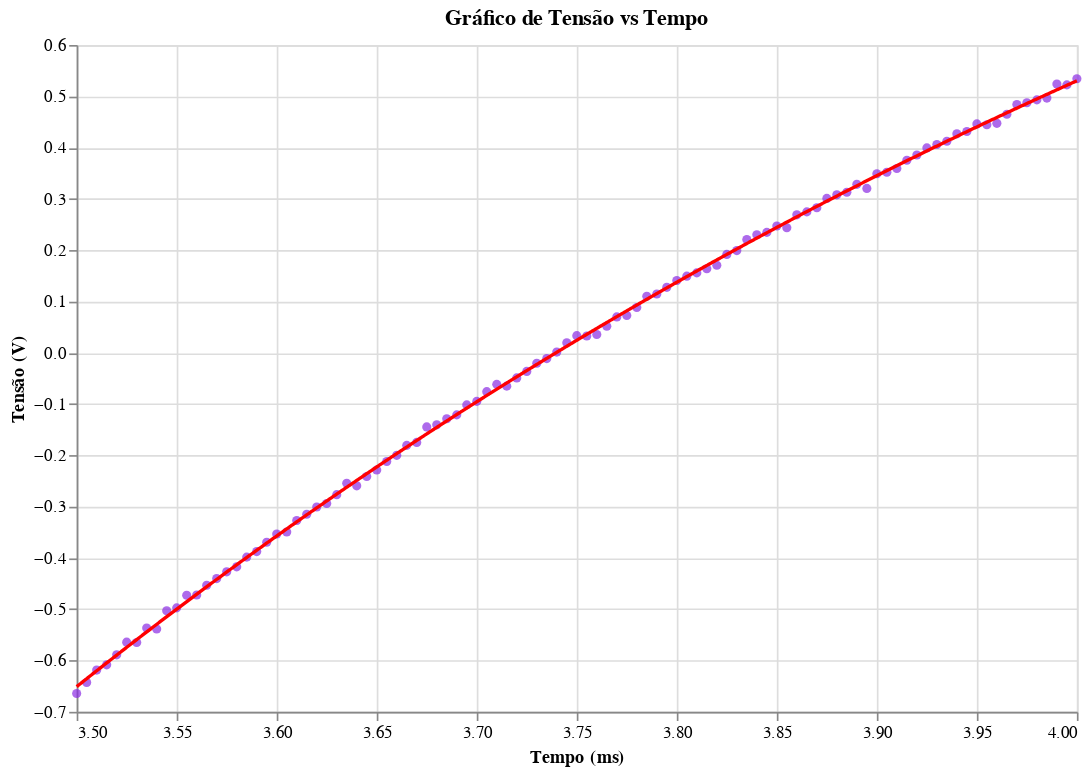

Write notebook code for a chart like this one.
### Markdown cell above
Dados subindo:

### Code cell
path = "RC-01.csv"

dado_sub = aj.slicing_data(path,[2,12],ascending=True) #Dados filtrados

dado_sub_regres, b = aj.regres_exp(dado_sub,[2,12]) #Dados da regressão e o parâmetro b

(aj.data_x_regression(dado_sub,dado_sub_regres)).display() #Gráfico

tal_sb = 1/(b*1000)

### Figure 1 — Vega-Lite specification as saved in the notebook (floating-point values rounded to 4 significant figures; data arrays with more than 128 entries replaced by an {"elided": "..."} marker saying what was removed)
{"config": {"view": {"continuousWidth": 300, "continuousHeight": 300}}, "layer": [{"data": {"name": "data-22e69303f39705e68f712a1b447599d6"}, "mark": {"type": "circle", "color": "blueviolet"}, "encoding": {"x": {"field": "Time", "scale": {"domain": [3.5, 4.0]}, "title": "Tempo (ms)", "type": "quantitative"}, "y": {"field": "U_b", "title": "Tensão (V)", "type": "quantitative"}}, "title": "Gráfico de Tensão vs Tempo"}, {"data": {"name": "data-4a0e6cbff4e257c22c7ed24542209b3e"}, "mark": {"type": "line", "color": "red"}, "encoding": {"x": {"field": "Time", "scale": {"domain": [3.5, 4.0]}, "title": "Tempo (ms)", "type": "quantitative"}, "y": {"field": "U_b", "title": "Tensão (V)", "type": "quantitative"}}, "title": "Gráfico de Tensão vs Tempo"}], "height": 400, "width": 600, "$schema": "https://vega.github.io/schema/vega-lite/v5.20.1.json", "datasets": {"data-22e69303f39705e68f712a1b447599d6": [{"Time": 3.5, "U_y": -2.546, "U_b": -0.6644}, {"Time": 3.505, "U_y": 2.407, "U_b": -0.6427}, {"Time": 3.51, "U_y": 2.421, "U_b": -0.6187}, {"Time": 3.515, "U_y": 2.423, "U_b": -0.6084}, {"Time": 3.52, "U_y": 2.418, "U_b": -0.5889}, {"Time": 3.525, "U_y": 2.413, "U_b": -0.5643}, {"Time": 3.53, "U_y": 2.407, "U_b": -0.5649}, {"Time": 3.535, "U_y": 2.413, "U_b": -0.5368}, {"Time": 3.54, "U_y": 2.416, "U_b": -0.5385}, {"Time": 3.545, "U_y": 2.415, "U_b": -0.5031}, {"Time": 3.55, "U_y": 2.406, "U_b": -0.4973}, {"Time": 3.555, "U_y": 2.411, "U_b": -0.4728}, {"Time": 3.56, "U_y": 2.418, "U_b": -0.4723}, {"Time": 3.565, "U_y": 2.408, "U_b": -0.4533}, {"Time": 3.57, "U_y": 2.411, "U_b": -0.4403}, {"Time": 3.575, "U_y": 2.413, "U_b": -0.4271}, {"Time": 3.58, "U_y": 2.407, "U_b": -0.4173}, {"Time": 3.585, "U_y": 2.406, "U_b": -0.3984}, {"Time": 3.59, "U_y": 2.402, "U_b": -0.3876}, {"Time": 3.595, "U_y": 2.412, "U_b": -0.3693}, {"Time": 3.6, "U_y": 2.402, "U_b": -0.3533}, {"Time": 3.605, "U_y": 2.406, "U_b": -0.3493}, {"Time": 3.61, "U_y": 2.41, "U_b": -0.3269}, {"Time": 3.615, "U_y": 2.405, "U_b": -0.3149}, {"Time": 3.62, "U_y": 2.409, "U_b": -0.3007}, {"Time": 3.625, "U_y": 2.417, "U_b": -0.2939}, {"Time": 3.63, "U_y": 2.407, "U_b": -0.2767}, {"Time": 3.635, "U_y": 2.411, "U_b": -0.2544}, {"Time": 3.64, "U_y": 2.409, "U_b": -0.2595}, {"Time": 3.645, "U_y": 2.406, "U_b": -0.2412}, {"Time": 3.65, "U_y": 2.413, "U_b": -0.2287}, {"Time": 3.655, "U_y": 2.406, "U_b": -0.212}, {"Time": 3.66, "U_y": 2.409, "U_b": -0.2}, {"Time": 3.665, "U_y": 2.402, "U_b": -0.1805}, {"Time": 3.67, "U_y": 2.409, "U_b": -0.1748}, {"Time": 3.675, "U_y": 2.42, "U_b": -0.1445}, {"Time": 3.68, "U_y": 2.423, "U_b": -0.1405}, {"Time": 3.685, "U_y": 2.415, "U_b": -0.1285}, {"Time": 3.69, "U_y": 2.413, "U_b": -0.1211}, {"Time": 3.695, "U_y": 2.417, "U_b": -0.1016}, {"Time": 3.7, "U_y": 2.416, "U_b": -0.0948}, {"Time": 3.705, "U_y": 2.413, "U_b": -0.07587}, {"Time": 3.71, "U_y": 2.408, "U_b": -0.0616}, {"Time": 3.715, "U_y": 2.411, "U_b": -0.06507}, {"Time": 3.72, "U_y": 2.411, "U_b": -0.04907}, {"Time": 3.725, "U_y": 2.414, "U_b": -0.0364}, {"Time": 3.73, "U_y": 2.405, "U_b": -0.0204}, {"Time": 3.735, "U_y": 2.413, "U_b": -0.01133}, {"Time": 3.74, "U_y": 2.418, "U_b": 0.001333}, {"Time": 3.745, "U_y": 2.428, "U_b": 0.0196}, {"Time": 3.75, "U_y": 2.415, "U_b": 0.03333}, {"Time": 3.755, "U_y": 2.407, "U_b": 0.03267}, {"Time": 3.76, "U_y": 2.402, "U_b": 0.0356}, {"Time": 3.765, "U_y": 2.41, "U_b": 0.0516}, {"Time": 3.77, "U_y": 2.413, "U_b": 0.06987}, {"Time": 3.775, "U_y": 2.422, "U_b": 0.0728}, {"Time": 3.78, "U_y": 2.409, "U_b": 0.08827}, {"Time": 3.785, "U_y": 2.418, "U_b": 0.11}, {"Time": 3.79, "U_y": 2.41, "U_b": 0.1145}, {"Time": 3.795, "U_y": 2.411, "U_b": 0.1276}, {"Time": 3.8, "U_y": 2.407, "U_b": 0.1408}, {"Time": 3.805, "U_y": 2.41, "U_b": 0.1493}, {"Time": 3.81, "U_y": 2.403, "U_b": 0.1557}, {"Time": 3.815, "U_y": 2.411, "U_b": 0.1637}, {"Time": 3.82, "U_y": 2.425, "U_b": 0.1705}, {"Time": 3.825, "U_y": 2.418, "U_b": 0.1917}, {"Time": 3.83, "U_y": 2.414, "U_b": 0.1992}, {"Time": 3.835, "U_y": 2.411, "U_b": 0.2209}, {"Time": 3.84, "U_y": 2.414, "U_b": 0.23}, {"Time": 3.845, "U_y": 2.406, "U_b": 0.2347}, {"Time": 3.85, "U_y": 2.413, "U_b": 0.2472}, {"Time": 3.855, "U_y": 2.413, "U_b": 0.2437}, {"Time": 3.86, "U_y": 2.416, "U_b": 0.2689}, {"Time": 3.865, "U_y": 2.419, "U_b": 0.2747}, {"Time": 3.87, "U_y": 2.408, "U_b": 0.2827}, {"Time": 3.875, "U_y": 2.411, "U_b": 0.3009}, {"Time": 3.88, "U_y": 2.416, "U_b": 0.3079}, {"Time": 3.885, "U_y": 2.415, "U_b": 0.3129}, {"Time": 3.89, "U_y": 2.413, "U_b": 0.3284}, {"Time": 3.895, "U_y": 2.411, "U_b": 0.3204}, {"Time": 3.9, "U_y": 2.414, "U_b": 0.3489}, {"Time": 3.905, "U_y": 2.389, "U_b": 0.3519}, {"Time": 3.91, "U_y": 2.403, "U_b": 0.3593}, {"Time": 3.915, "U_y": 2.413, "U_b": 0.3753}, {"Time": 3.92, "U_y": 2.416, "U_b": 0.3856}, {"Time": 3.925, "U_y": 2.414, "U_b": 0.3993}, {"Time": 3.93, "U_y": 2.424, "U_b": 0.4061}, {"Time": 3.935, "U_y": 2.423, "U_b": 0.4124}, {"Time": 3.94, "U_y": 2.423, "U_b": 0.4268}, {"Time": 3.945, "U_y": 2.418, "U_b": 0.4313}, {"Time": 3.95, "U_y": 2.42, "U_b": 0.4461}, {"Time": 3.955, "U_y": 2.421, "U_b": 0.4445}, {"Time": 3.96, "U_y": 2.416, "U_b": 0.4473}, {"Time": 3.965, "U_y": 2.402, "U_b": 0.4651}, {"Time": 3.97, "U_y": 2.414, "U_b": 0.484}, {"Time": 3.975, "U_y": 2.417, "U_b": 0.4873}, {"Time": 3.98, "U_y": 2.414, "U_b": 0.4931}, {"Time": 3.985, "U_y": 2.429, "U_b": 0.4965}, {"Time": 3.99, "U_y": 2.42, "U_b": 0.524}, {"Time": 3.995, "U_y": 2.426, "U_b": 0.5223}, {"Time": 4.0, "U_y": 2.414, "U_b": 0.5343}], "data-4a0e6cbff4e257c22c7ed24542209b3e": {"elided": "1000 records"}}}
